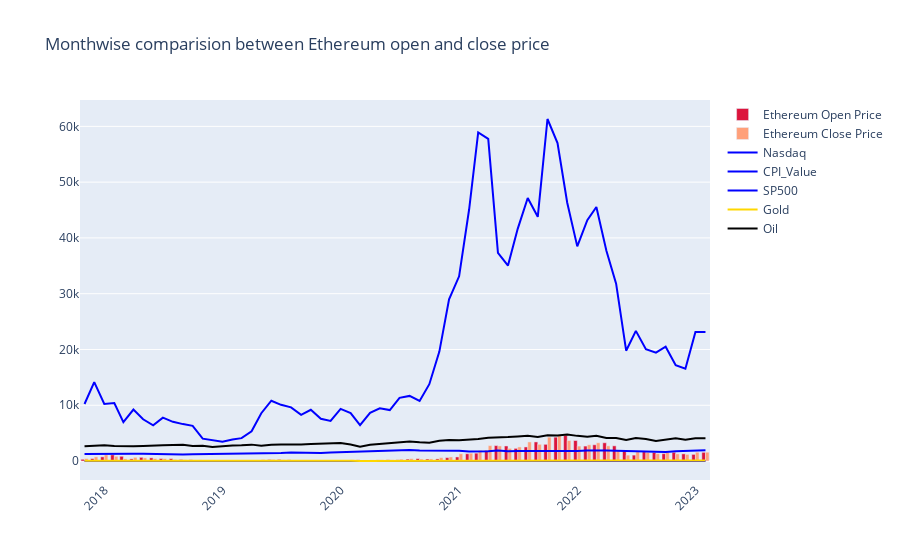

Notebook code for this chart:
### Code cell
fig = go.Figure()

fig.add_trace(go.Bar(
    x=monthly_df['Year_Month'],
    y=monthly_df['Open'],
    name='Ethereum Open Price',
    marker_color='crimson'
))
fig.add_trace(go.Bar(
    x=monthly_df['Year_Month'],
    y=monthly_df['Close'],
    name='Ethereum Close Price',
    marker_color='lightsalmon'
))


fig.add_trace(go.Scatter(
    x=monthly_df['Year_Month'],
    y=monthly_df['nasdaq'],
    name='Nasdaq',
    line=dict(color='blue')
))

fig.add_trace(go.Scatter(
    x=monthly_df['Year_Month'],
    y=monthly_df['cpi_value'],
    name='CPI_Value',
    line=dict(color='blue')
))

fig.add_trace(go.Scatter(
    x=monthly_df['Year_Month'],
    y=monthly_df['sp500'],
    name='SP500',
    line=dict(color='blue')
))

fig.add_trace(go.Scatter(
    x=monthly_df['Year_Month'],
    y=monthly_df['gold'],
    name='Gold',
    line=dict(color='gold')
))

fig.add_trace(go.Scatter(
    x=monthly_df['Year_Month'],
    y=monthly_df['oil'],
    name='Oil',
    line=dict(color='black')
))

fig.update_layout(barmode='group', xaxis_tickangle=-45, 
                  title='Monthwise comparision between Ethereum open and close price')

fig.show()

# repeat for sp500, vix, ftse100, tnx, gbp_usd, eur_usd, usd_jpy, and cpi_value
